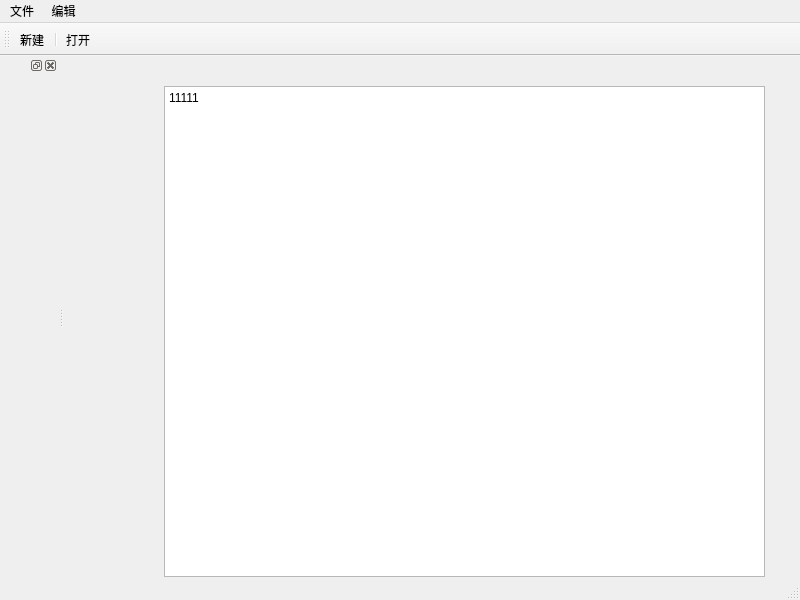
<?xml version="1.0" encoding="UTF-8"?>
<ui version="4.0">
 <class>MyMainWindow</class>
 <widget class="QMainWindow" name="MyMainWindow">
  <property name="geometry">
   <rect>
    <x>0</x>
    <y>0</y>
    <width>800</width>
    <height>600</height>
   </rect>
  </property>
  <property name="windowTitle">
   <string>MyMainWindow</string>
  </property>
  <widget class="QWidget" name="centralwidget">
   <widget class="QTextEdit" name="textEdit">
    <property name="geometry">
     <rect>
      <x>100</x>
      <y>30</y>
      <width>601</width>
      <height>491</height>
     </rect>
    </property>
    <property name="html">
     <string>&lt;!DOCTYPE HTML PUBLIC &quot;-//W3C//DTD HTML 4.0//EN&quot; &quot;http://www.w3.org/TR/REC-html40/strict.dtd&quot;&gt;
&lt;html&gt;&lt;head&gt;&lt;meta name=&quot;qrichtext&quot; content=&quot;1&quot; /&gt;&lt;style type=&quot;text/css&quot;&gt;
p, li { white-space: pre-wrap; }
&lt;/style&gt;&lt;/head&gt;&lt;body style=&quot; font-family:'SimSun'; font-size:9pt; font-weight:400; font-style:normal;&quot;&gt;
&lt;p style=&quot; margin-top:0px; margin-bottom:0px; margin-left:0px; margin-right:0px; -qt-block-indent:0; text-indent:0px;&quot;&gt;11111&lt;/p&gt;&lt;/body&gt;&lt;/html&gt;</string>
    </property>
   </widget>
  </widget>
  <widget class="QMenuBar" name="menubar">
   <property name="geometry">
    <rect>
     <x>0</x>
     <y>0</y>
     <width>800</width>
     <height>26</height>
    </rect>
   </property>
   <widget class="QMenu" name="menu">
    <property name="title">
     <string>文件</string>
    </property>
    <addaction name="actionnew"/>
    <addaction name="separator"/>
    <addaction name="actionopen"/>
   </widget>
   <widget class="QMenu" name="menu_2">
    <property name="title">
     <string> 编辑</string>
    </property>
   </widget>
   <addaction name="menu"/>
   <addaction name="menu_2"/>
  </widget>
  <widget class="QStatusBar" name="statusbar"/>
  <widget class="QToolBar" name="toolBar">
   <property name="windowTitle">
    <string>toolBar</string>
   </property>
   <property name="allowedAreas">
    <set>Qt::AllToolBarAreas</set>
   </property>
   <attribute name="toolBarArea">
    <enum>TopToolBarArea</enum>
   </attribute>
   <attribute name="toolBarBreak">
    <bool>false</bool>
   </attribute>
   <addaction name="actionnew"/>
   <addaction name="separator"/>
   <addaction name="actionopen"/>
  </widget>
  <widget class="QDockWidget" name="dockWidget">
   <attribute name="dockWidgetArea">
    <number>1</number>
   </attribute>
   <widget class="QWidget" name="dockWidgetContents"/>
  </widget>
  <action name="actionnew">
   <property name="text">
    <string>新建</string>
   </property>
  </action>
  <action name="actionopen">
   <property name="text">
    <string>打开</string>
   </property>
  </action>
 </widget>
 <resources/>
 <connections/>
</ui>
